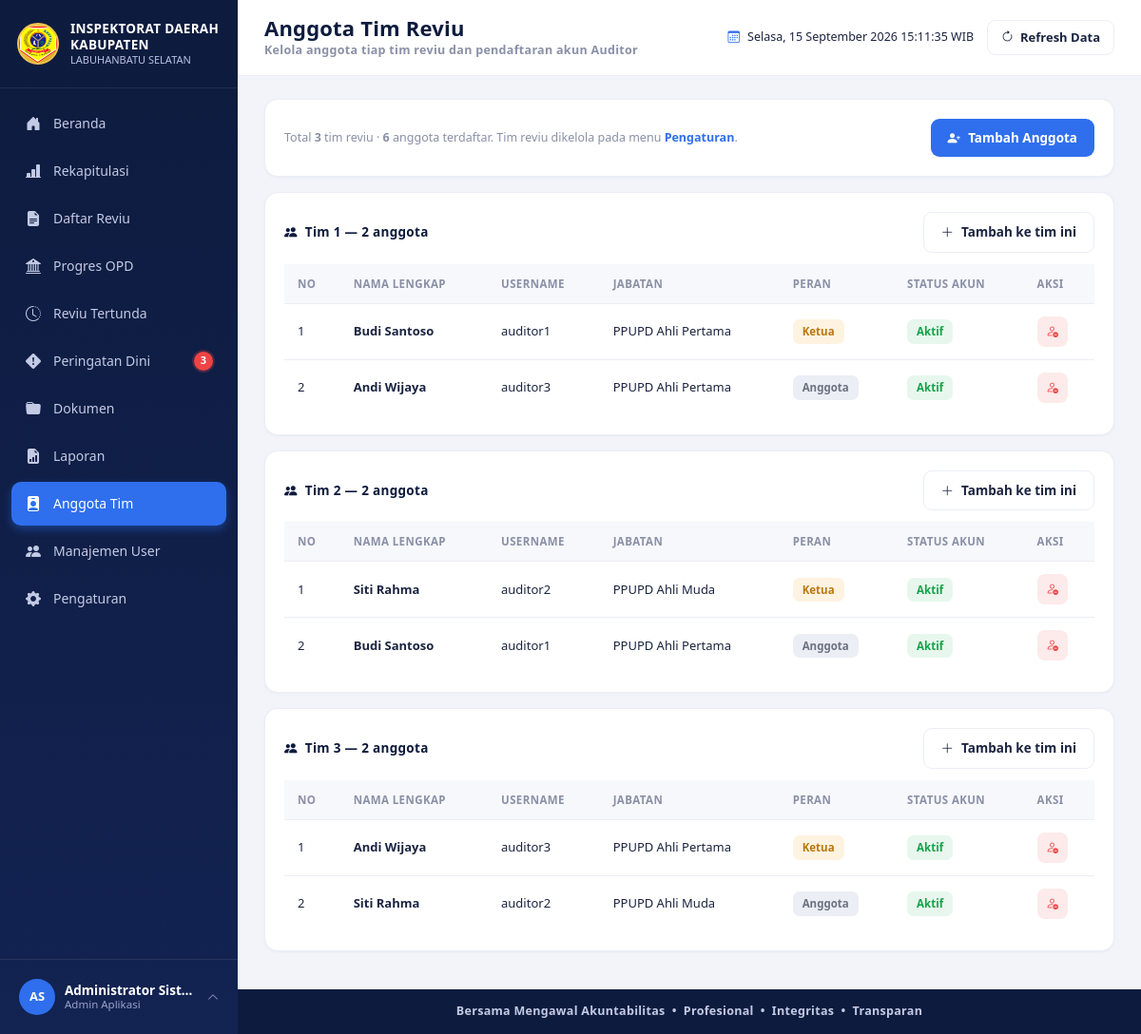
/anggota_tim.php (signed in), run on the app's committed database.
### tables this page shows
CREATE TABLE users (
  id INT AUTO_INCREMENT PRIMARY KEY,
  username VARCHAR(50) NOT NULL UNIQUE,
  password VARCHAR(255) NOT NULL,
  nama_lengkap VARCHAR(100) NOT NULL,
  jabatan VARCHAR(100) DEFAULT NULL,
  role_id INT NOT NULL,
  avatar VARCHAR(255) DEFAULT NULL,
  status ENUM('aktif','nonaktif') NOT NULL DEFAULT 'aktif',
  created_at TIMESTAMP DEFAULT CURRENT_TIMESTAMP,
  CONSTRAINT fk_users_role FOREIGN KEY (role_id) REFERENCES roles(id)
);

CREATE TABLE tim_reviu (
  id INT AUTO_INCREMENT PRIMARY KEY,
  nama_tim VARCHAR(50) NOT NULL
);

CREATE TABLE tim_anggota (
  id INT AUTO_INCREMENT PRIMARY KEY,
  tim_reviu_id INT NOT NULL,
  user_id INT NOT NULL,
  peran ENUM('Ketua','Anggota') NOT NULL DEFAULT 'Anggota',
  created_at TIMESTAMP DEFAULT CURRENT_TIMESTAMP,
  CONSTRAINT fk_ta_tim FOREIGN KEY (tim_reviu_id) REFERENCES tim_reviu(id) ON DELETE CASCADE,
  CONSTRAINT fk_ta_user FOREIGN KEY (user_id) REFERENCES users(id) ON DELETE CASCADE,
  UNIQUE KEY uniq_tim_user (tim_reviu_id, user_id)
);

### includes/auth.php (called while the page is built, shortened)
<?php
require_once __DIR__ . '/../config/database.php';
function is_logged_in()
{
    return isset($_SESSION['user_id']);
}
function base_url($path = '')
{
    return ROOT_URL . $path;
}
function current_user_data()
{
    global $pdo;
    $stmt = $pdo->prepare("SELECT u.*, r.nama_role, r.slug AS role_slug
                            FROM users u JOIN roles r ON r.id = u.role_id
                            WHERE u.id = ? LIMIT 1");
    $stmt->execute([$_SESSION['user_id']]);
    $cached = $stmt->fetch();
    return $cached;
}

### includes/functions.php (called while the page is built, shortened)
<?php
function e($str)
{
    return htmlspecialchars((string) $str, ENT_QUOTES, 'UTF-8');
}
function avatar_url($avatar)
{
    return null;
}
function initials($name)
{
    $parts = preg_split('/\s+/', trim((string) $name));
    $initials = '';
    foreach (array_slice($parts, 0, 2) as $p) {
        if ($p !== '') {
            $initials .= strtoupper(substr($p, 0, 1));
        }
    }
    return $initials !== '' ? $initials : 'U';
}

### anggota_tim.php (the view, shortened to what this page needs)
<?php
require_once __DIR__ . '/includes/auth.php';
require_once __DIR__ . '/includes/functions.php';
$page_title = 'Anggota Tim Reviu';
$page_subtitle = 'Kelola anggota tiap tim reviu dan pendaftaran akun Auditor';
$tim_list = $pdo->query("SELECT * FROM tim_reviu ORDER BY nama_tim ASC")->fetchAll();
$anggota = $pdo->query("SELECT ta.id, ta.tim_reviu_id, ta.peran, ta.created_at,
                               u.id AS user_id, u.nama_lengkap, u.username, u.jabatan, u.status
                        FROM tim_anggota ta
                        JOIN users u ON u.id = ta.user_id
                        ORDER BY (ta.peran = 'Ketua') DESC, u.nama_lengkap ASC")->fetchAll();
$anggota_by_tim = [];
foreach ($anggota as $a) {
    $anggota_by_tim[$a['tim_reviu_id']][] = $a;
}
include __DIR__ . '/includes/header.php';
?>
<div class="card-x mb-3">
  <div class="d-flex justify-content-between align-items-center flex-wrap gap-2">
    <div class="small-muted">
      Total <b><?= count($tim_list) ?></b> tim reviu &middot; <b><?= count($anggota) ?></b> anggota terdaftar.
      Tim reviu dikelola pada menu <a href="pengaturan.php?tab=tim_reviu" style="font-weight:700; color:var(--blue);">Pengaturan</a>.
    </div>
    <button type="button" class="btn-x btn-primary-x" onclick="openAddAnggota()"><i class="bi bi-person-plus-fill"></i> Tambah Anggota</button>
  </div>
</div>
<?php if (empty($tim_list)): ?>
  <div class="card-x"><div class="empty-state"><i class="bi bi-people"></i>Belum ada tim reviu. Tambahkan lebih dulu di menu Pengaturan &rarr; Tim Reviu.</div></div>
<?php else: foreach ($tim_list as $t): $rows = $anggota_by_tim[$t['id']] ?? []; ?>
<div class="card-x mb-3">
  <div class="d-flex justify-content-between align-items-center" style="margin-bottom:12px;">
    <div class="card-x-title mb-0"><i class="bi bi-people-fill"></i> <?= e($t['nama_tim']) ?> &mdash; <?= count($rows) ?> anggota</div>
    <button type="button" class="btn-x btn-outline-x" onclick="openAddAnggota(<?= (int)$t['id'] ?>)"><i class="bi bi-plus-lg"></i> Tambah ke tim ini</button>
  </div>
  <div style="overflow-x:auto;">
    <table class="table-x">
      <thead><tr><th>No</th><th>Nama Lengkap</th><th>Username</th><th>Jabatan</th><th>Peran</th><th>Status Akun</th><th>Aksi</th></tr></thead>
      <tbody>
        <?php if (empty($rows)): ?>
          <tr><td colspan="7" class="text-center py-4 small-muted">Belum ada anggota pada tim ini.</td></tr>
        <?php else: $no = 1; foreach ($rows as $a): ?>
        <tr>
          <td><?= $no++ ?></td>
          <td><b><?= e($a['nama_lengkap']) ?></b></td>
          <td><?= e($a['username']) ?></td>
          <td><?= e($a['jabatan'] ?: '-') ?></td>
          <td><span class="badge-x <?= $a['peran'] === 'Ketua' ? 'badge-proses' : 'badge-belummulai' ?>"><?= e($a['peran']) ?></span></td>
          <td><span class="badge-x <?= $a['status'] === 'aktif' ? 'badge-lengkap' : 'badge-belumlengkap' ?>"><?= $a['status'] === 'aktif' ? 'Aktif' : 'Nonaktif' ?></span></td>
          <td>
            <form method="POST" action="process/process_anggota.php" style="display:inline;"
                  data-confirm="Keluarkan anggota ini dari tim? Akun tetap ada di Manajemen User." data-confirm-button="Ya, Keluarkan">
              <button type="submit" class="btn-eye" style="background:var(--red-light); color:var(--red);" title="Keluarkan dari tim"><i class="bi bi-person-dash"></i></button>
            </form>
          </td>
        </tr>
        <?php endforeach; endif; ?>
      </tbody>
    </table>
  </div>
</div>
<?php endforeach; endif; ?>
<?php
include __DIR__ . '/includes/footer.php';
?>

### includes/header.php (shortened to what this page needs)
<?php
$page_title = isset($page_title) ? $page_title : APP_NAME;
$page_subtitle = isset($page_subtitle) ? $page_subtitle : APP_INSTANSI;
?>
<!DOCTYPE html>
<html lang="id">
<head>
<link href="https://cdn.jsdelivr.net/npm/bootstrap@5.3.3/dist/css/bootstrap.min.css" rel="stylesheet">
<link href="https://cdn.jsdelivr.net/npm/bootstrap-icons@1.11.3/font/bootstrap-icons.css" rel="stylesheet">
<link href="<?= base_url('assets/css/style.css') ?>" rel="stylesheet">
</head>
<body>
<div class="app-wrapper">
<?php include __DIR__ . '/sidebar.php'; ?>
<div class="main-content">
  <div class="topbar">
    <div>
      <h1 class="page-title"><?= e($page_title) ?></h1>
      <div class="page-subtitle"><?= e($page_subtitle) ?></div>
    </div>
    <div class="topbar-right">
      <div class="datetime-box">
        <i class="bi bi-calendar3"></i>
        <span id="liveDatetime">-</span>
      </div>
      <button type="button" class="btn-refresh" id="btnRefreshData">
        <i class="bi bi-arrow-clockwise"></i> Refresh Data
      </button>
    </div>
  </div>
  <div class="content-area">

### includes/sidebar.php (shortened to what this page needs)
<?php
$__user = current_user_data();
$__role = current_role();
$__current_page = basename($_SERVER['PHP_SELF']);
$menu_items = [
  ['label' => 'Beranda',         'icon' => 'bi-house-door-fill',            'link' => 'index.php',           'roles' => ['administrator', 'auditor', 'pimpinan']],
  ['label' => 'Rekapitulasi',    'icon' => 'bi-bar-chart-line-fill',        'link' => 'rekapitulasi.php',    'roles' => ['administrator', 'auditor', 'pimpinan']],
  ['label' => 'Daftar Reviu',    'icon' => 'bi-file-earmark-text-fill',     'link' => 'daftar_reviu.php',    'roles' => ['administrator', 'auditor']],
  ['label' => 'Progres OPD',     'icon' => 'bi-bank2',                      'link' => 'progres_opd.php',     'roles' => ['administrator', 'auditor']],
  ['label' => 'Reviu Tertunda',  'icon' => 'bi-clock-history',              'link' => 'reviu_tertunda.php',  'roles' => ['administrator', 'auditor']],
  ['label' => 'Peringatan Dini', 'icon' => 'bi-exclamation-diamond-fill',   'link' => 'peringatan_dini.php', 'roles' => ['administrator', 'auditor', 'pimpinan'], 'badge' => 'early_warning'],
  ['label' => 'Dokumen',         'icon' => 'bi-folder-fill',                'link' => 'dokumen.php',         'roles' => ['administrator', 'auditor']],
  ['label' => 'Laporan',         'icon' => 'bi-file-earmark-bar-graph-fill', 'link' => 'laporan.php',        'roles' => ['administrator', 'auditor']],
  ['label' => 'Anggota Tim',     'icon' => 'bi-person-badge-fill',          'link' => 'anggota_tim.php',     'roles' => ['administrator']],
  ['label' => 'Manajemen User',  'icon' => 'bi-people-fill',                'link' => 'user_management.php', 'roles' => ['administrator']],
  ['label' => 'Pengaturan',      'icon' => 'bi-gear-fill',                  'link' => 'pengaturan.php',      'roles' => ['administrator', 'auditor']],
];
$__avatar = avatar_url($__user['avatar']);
$__badge_counts = ['early_warning' => 0];
try {
    global $pdo;
    $rows = $pdo->query("SELECT tgl_target_selesai, progres FROM reviu WHERE progres < 100")->fetchAll();
    foreach ($rows as $row) {
        $sisa = hari_tersisa($row['tgl_target_selesai']);
        if ($sisa !== null && $sisa >= 0 && $sisa <= 7) {
            $__badge_counts['early_warning']++;
        }
    }
} catch (Exception $ex) {
}
?>
<aside class="sidebar" id="appSidebar">
    <div class="sidebar-brand">
        <img src="<?= e(base_url('assets/images/logo-kabupaten.png')) ?>" alt="Logo Kabupaten Labuhanbatu Selatan"
            class="logo-emblem" onerror="this.style.display='none'">
        <div class="brand-text">
            <div class="t1">INSPEKTORAT DAERAH</div>
            <div class="t1">KABUPATEN</div>
            <div class="t2">LABUHANBATU SELATAN</div>
        </div>
    </div>
    <nav class="sidebar-menu">
        <?php foreach ($menu_items as $item):
      $is_active = $__current_page === $item['link'];
    ?>
        <a href="<?= e(base_url($item['link'])) ?>" class="menu-item <?= $is_active ? 'active' : '' ?>">
            <i class="bi <?= e($item['icon']) ?>"></i>
            <span><?= e($item['label']) ?></span>
            <?php if (!empty($item['badge']) && !empty($__badge_counts[$item['badge']])): ?>
              <span class="menu-badge"><?= (int) $__badge_counts[$item['badge']] ?></span>
            <?php endif; ?>
        </a>
        <?php endforeach; ?>
    </nav>
    <div class="sidebar-user">
        <div class="user-row" id="userRowToggle">
            <?php if ($__avatar): ?>
            <img src="<?= e($__avatar) ?>" class="avatar-sm" alt="avatar">
            <?php else: ?>
            <div class="avatar-sm"><?= e(initials($__user['nama_lengkap'])) ?></div>
            <?php endif; ?>
            <div class="user-info">
                <div class="u-name"><?= e($__user['nama_lengkap']) ?></div>
                <div class="u-role"><?= e($__user['jabatan'] ? $__user['jabatan'] : role_label($__role)) ?></div>
            </div>
            <i class="bi bi-chevron-up caret"></i>
        </div>
    </div>
</aside>

### includes/footer.php (shortened to what this page needs)
  </div>
  <div class="footer-strip">
    Bersama Mengawal Akuntabilitas &nbsp;•&nbsp; Profesional &nbsp;•&nbsp; Integritas &nbsp;•&nbsp; Transparan
  </div>
</div>
</div>
</body>
</html>

### data on the page
users: nama_lengkap "AS", nama_lengkap "Administrator Sist…", jabatan "Admin Aplikasi"
tim_reviu: nama_tim "Tim 1", id "2"
tim_anggota: user.nama_lengkap "Budi Santoso", user.username "auditor1", user.jabatan "PPUPD Ahli Pertama", peran "Ketua"
tim_anggota: user.nama_lengkap "Andi Wijaya", user.username "auditor3", user.jabatan "PPUPD Ahli Pertama", peran "Anggota"
tim_reviu: nama_tim "Tim 2", id "2"
tim_anggota: user.nama_lengkap "Siti Rahma", user.username "auditor2", user.jabatan "PPUPD Ahli Muda", peran "Ketua"
tim_anggota: user.nama_lengkap "Budi Santoso", user.username "auditor1", user.jabatan "PPUPD Ahli Pertama", peran "Anggota"
tim_reviu: nama_tim "Tim 3", id "2"
tim_anggota: user.nama_lengkap "Andi Wijaya", user.username "auditor3", user.jabatan "PPUPD Ahli Pertama", peran "Ketua"
tim_anggota: user.nama_lengkap "Siti Rahma", user.username "auditor2", user.jabatan "PPUPD Ahli Muda", peran "Anggota"

### other printed values
$item['label'] "Beranda"
$item['label'] "Rekapitulasi"
$item['label'] "Daftar Reviu"
$item['label'] "Progres OPD"
$item['label'] "Reviu Tertunda"
$item['label'] "Peringatan Dini"
$__badge_counts[$item['badge']] "3"
$item['label'] "Dokumen"
$item['label'] "Laporan"
$item['label'] "Anggota Tim"
$item['label'] "Manajemen User"
$item['label'] "Pengaturan"
$page_title "Anggota Tim Reviu"
$page_subtitle "Kelola anggota tiap tim reviu dan pendaftaran akun Auditor"
count($tim_list) "3"
